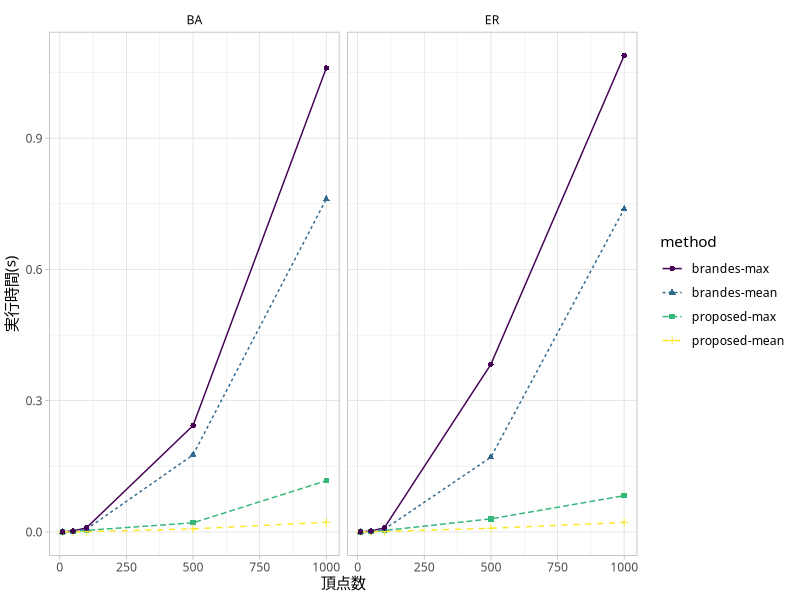

Write the R code that produced this figure.
library(readr)
library(dplyr)
library(tidyr)
library(ggplot2)
library(viridis)
theme_set(theme_light(base_size = 11, base_family = 'IPAexGothic'))
out_file <- paste0(sub('^--file=(.+)\\.R$', '\\1', basename(commandArgs()[4])), '.pdf')

data_time <- read_csv('../../res/data/bc-20190622.csv') %>%
  group_by(name, n, k, mode) %>%
  filter(name %in% c('BA', 'ER')) %>%
  summarise(
    `proposed-max` = max(`time-proposed`),
    `proposed-mean` = mean(`time-proposed`),
    `brandes-mean` = mean(`time-brandes`),
    `brandes-max` = max(`time-brandes`)
  ) %>%
  ungroup() %>%
  gather(
    key = 'method', value = 'time',
    `proposed-max`, `proposed-mean`, `brandes-mean`, `brandes-max`
  )

gp <- ggplot(
    data_time %>% filter(k == 4, mode == 'insert'),
    aes(n, time, colour = method, shape = method, linetype = method)
  ) +
  facet_wrap(~name) + geom_line() + geom_point() +
  xlab('頂点数') + ylab('実行時間(s)') +
  scale_colour_viridis(discrete = TRUE) +
  theme(
    strip.text = element_text(colour = 'black'),
    strip.background = element_blank()
  )

ggsave(out_file, gp, cairo_pdf, width = 15, height = 6, units = 'cm')
